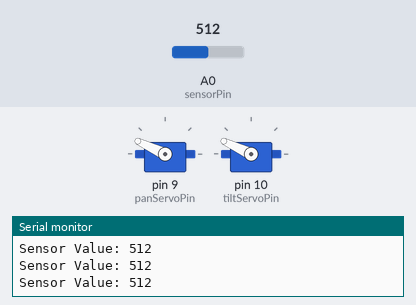
Bench run of a sketch on a simulated Arduino Uno, built with avr-gcc and run on an emulated ATmega328P. On the bench: 2 × servo, the last lines printed to the serial monitor. The inputs (shaded band) are chosen by the test bench; at power-on: A0 (sensorPin) = 512.

Above: at 1.25 s.
1.3 s: A0 (sensorPin) set to 686
4.3 s: A0 (sensorPin) set to 709
At 4.3 s:
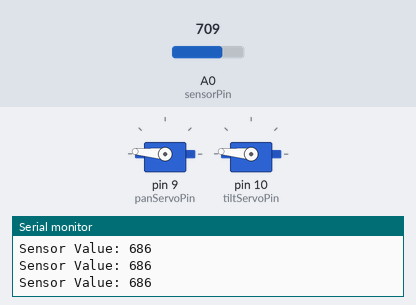
5.8 s: A0 (sensorPin) set to 690
At 6.08 s:
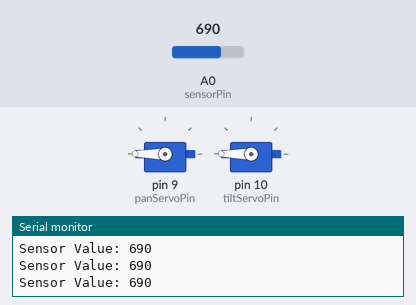
8.8 s: A0 (sensorPin) set to 710
At 8.8 s:
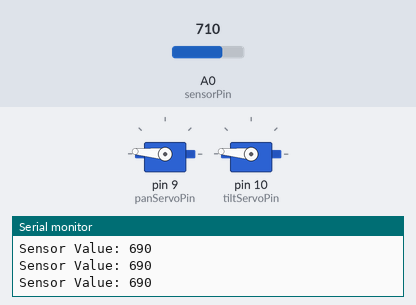
Timing chart, 0 to 11.3 s (numbered marks = the images above; inputs shaded):
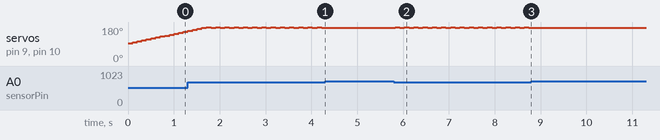

The sketch:

3F5_Smelchak_GPT4v2.ino
```cpp
#include <Servo.h>

// Pin connections
const int panServoPin = 9;
const int tiltServoPin = 10;
const int sensorPin = A0;

// Servo motor instances
Servo panServo;
Servo tiltServo;

// Configuration
const int sensorThreshold = 700;
const int servoStep = 5;

void setup() {
  Serial.begin(9600);
  panServo.attach(panServoPin);
  tiltServo.attach(tiltServoPin);
}

void loop() {
  int sensorValue = analogRead(sensorPin);
  Serial.print("Sensor Value: ");
  Serial.println(sensorValue);

  // If the sensor value is below the threshold, move the servos to seek the laser
  if (sensorValue < sensorThreshold) {
    int panAngle = panServo.read();
    int tiltAngle = tiltServo.read();

    // Move pan servo
    if (panAngle + servoStep <= 180) {
      panServo.write(panAngle + servoStep);
    } else {
      panServo.write(panAngle - servoStep);
    }

    // Move tilt servo
    if (tiltAngle + servoStep <= 180) {
      tiltServo.write(tiltAngle + servoStep);
    } else {
      tiltServo.write(tiltAngle - servoStep);
    }
  }

  delay(100);
}
```

Measured:
- the behaviour switches between 699 and 700 on A0 (sensorPin) (found by bisection; images 0 and 1)
- after the input at 4.3 s, servo on pin 9 (panServoPin), servo on pin 10 (tiltServoPin): stops changing and stays 175°
- after the input at 5.8 s, servo on pin 9 (panServoPin), servo on pin 10 (tiltServoPin): alternates 180° for 0.10 s and 175° for 0.10 s, starting at once
- after the input at 8.8 s, servo on pin 9 (panServoPin), servo on pin 10 (tiltServoPin): stops changing and stays 175°
